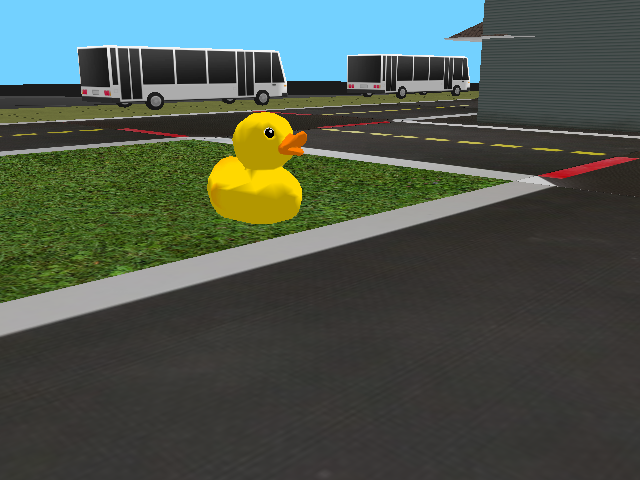
#> input picture exercises/screen.png, 640 x 480 px
$ python filtro_hsv.py
#> lines starting #> are read from the running program, lines starting #| are printed output that depends on the picture; after the words box and inside, x2 and y2 are one past the last pixel; in counts of white or black regions, pixels touching at a corner belong together
"""

Pequeño script para filtros HSV

"""

import cv2
import numpy as np
import argparse


if __name__ == "__main__":

    parser = argparse.ArgumentParser(description="Pequeño script para filtros HSV")
    parser.add_argument(
        "--image", help="Path a la imagen a utilizar", default="screen.png"
    )
    args = parser.parse_args()

    # Create image
    img = cv2.imread(args.image)
#> img is the input picture: shape (480, 640, 3); mean B, G, R 76.1, 86.3, 76.2

    # Create a window
    cv2.namedWindow("image")

    # create trackbars for color change
    cv2.createTrackbar(
        "HMin", "image", 0, 179, lambda x: x
    )  # Hue is from 0-179 for Opencv
#> slider 'HMin' is set to 35
    cv2.createTrackbar("HMax", "image", 0, 179, lambda x: x)
#> slider 'HMax' is set to 179

    cv2.createTrackbar("SMin", "image", 0, 255, lambda x: x)
#> slider 'SMin' is set to 51
    cv2.createTrackbar("SMax", "image", 0, 255, lambda x: x)
#> slider 'SMax' is set to 255

    cv2.createTrackbar("VMin", "image", 0, 255, lambda x: x)
#> slider 'VMin' is set to 51
    cv2.createTrackbar("VMax", "image", 0, 255, lambda x: x)
#> slider 'VMax' is set to 255

    # Set default value for MAX HSV trackbars.
    cv2.setTrackbarPos("HMax", "image", 179)
    cv2.setTrackbarPos("SMax", "image", 255)
    cv2.setTrackbarPos("VMax", "image", 255)

    # Initialize to check if HSV min/max value changes
    hMin = sMin = vMin = hMax = sMax = vMax = 0
    phMin = psMin = pvMin = phMax = psMax = pvMax = 0

    output = img
    waitTime = 33

    while True:
        # get current positions of all trackbars
        hMin = cv2.getTrackbarPos("HMin", "image")
        sMin = cv2.getTrackbarPos("SMin", "image")
        vMin = cv2.getTrackbarPos("VMin", "image")

        hMax = cv2.getTrackbarPos("HMax", "image")
        sMax = cv2.getTrackbarPos("SMax", "image")
        vMax = cv2.getTrackbarPos("VMax", "image")

        # Set minimum and max HSV values to display
        lower = np.array([hMin, sMin, vMin])
        upper = np.array([hMax, sMax, vMax])

        # Create HSV Image and threshold into a range.
        hsv = cv2.cvtColor(img, cv2.COLOR_BGR2HSV)
#> hsv: shape (480, 640, 3); mean H, S, V 34.9, 58.6, 93.2
        mask = cv2.inRange(hsv, lower, upper)
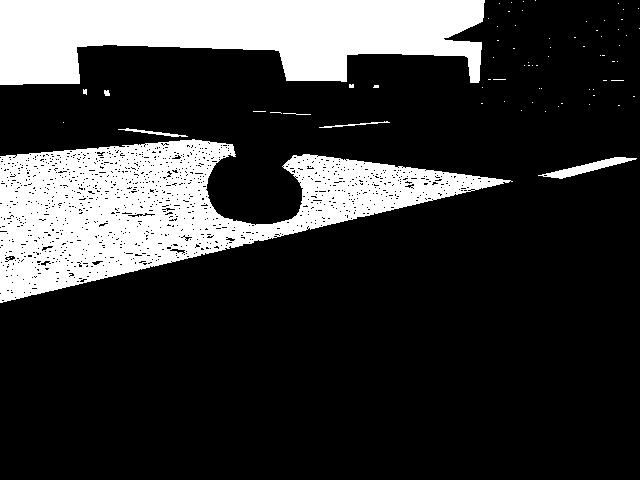
#> mask: shape (480, 640); 21.6% white; 72 white regions (64 under 20 px), largest, box (x1, y1, x2, y2) and area: (0, 139, 513, 303) 36082, (0, 0, 485, 85) 28971, (538, 157, 637, 179) 652
        output = cv2.bitwise_and(img, img, mask=mask)
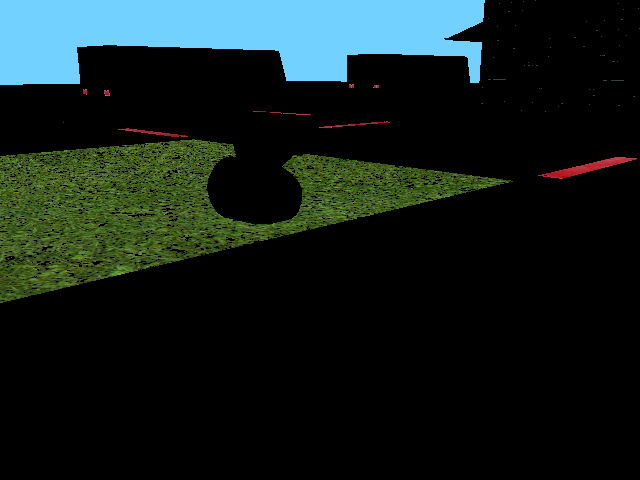
#> output: shape (480, 640, 3); mean B, G, R 28, 30.8, 19.3

        # Print if there is a change in HSV value
        if (
            phMin != hMin
            or psMin != sMin
            or pvMin != vMin
            or phMax != hMax
            or psMax != sMax
            or pvMax != vMax
        ):
            print(
                f"(hMin = {hMin} , sMin = {sMin}, vMin = {vMin}), "
                f"(hMax = {hMax} , sMax = {sMax}, vMax = {vMax})"
            )
            phMin, psMin, pvMin = hMin, sMin, vMin
            phMax, psMax, pvMax = hMax, sMax, vMax
        # Display output image
        cv2.imshow("image", output)

        # Wait longer to prevent freeze for videos.
        if cv2.waitKey(waitTime) & 0xFF == ord("q"):
#> (key q is pressed here)
            break

    cv2.destroyAllWindows()
